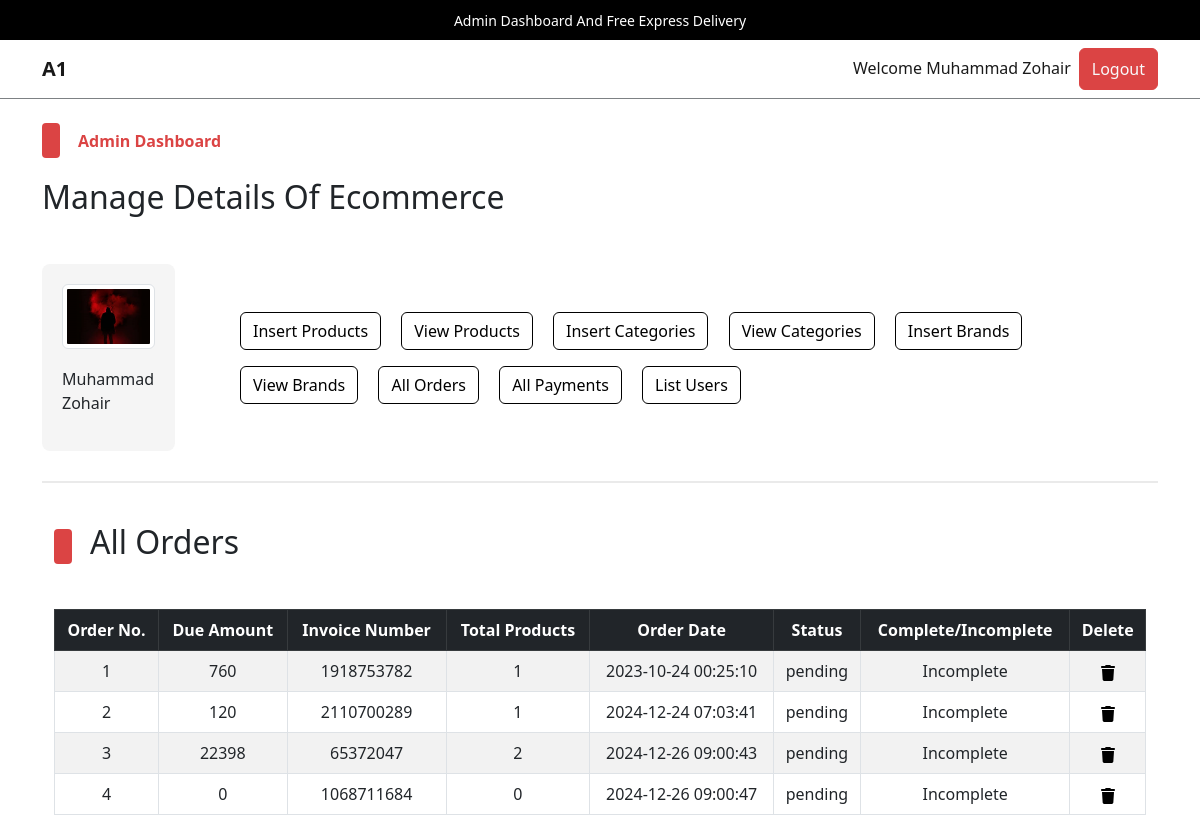
/admin/index.php?list_orders (signed in), run on the app's committed database.
### tables this page shows
CREATE TABLE `admin_table` (
  `admin_id` int(11) NOT NULL,
  `admin_name` varchar(100) NOT NULL,
  `admin_email` varchar(200) NOT NULL,
  `admin_image` varchar(255) NOT NULL,
  `admin_password` varchar(255) NOT NULL
);

CREATE TABLE `user_orders` (
  `order_id` int(11) NOT NULL,
  `user_id` int(11) NOT NULL,
  `amount_due` int(255) NOT NULL,
  `invoice_number` int(255) NOT NULL,
  `total_products` int(255) NOT NULL,
  `order_date` timestamp NOT NULL DEFAULT current_timestamp() ON UPDATE current_timestamp(),
  `order_status` varchar(255) NOT NULL
);

### admin/list_orders.php (the view, shortened to what this page needs)
<!DOCTYPE html>
<html lang="en">
<head>
</head>
<body>
    <div class="container">
        <div class="categ-header">
            <div class="sub-title">
                <span class="shape"></span>
                <h2>All Orders</h2>
            </div>
        </div>
        <div class="table-data">
            <table class="table table-bordered table-hover table-striped text-center">
                <thead class="table-dark">
                    <?php
                    $get_order_query = "SELECT * FROM `user_orders`";
                    $get_order_result = mysqli_query($con, $get_order_query);
                    $row_count = mysqli_num_rows($get_order_result);
                    if($row_count!=0){
                        echo "
                        <tr>
                        <th>Order No.</th>
                        <th>Due Amount</th>
                        <th>Invoice Number</th>
                        <th>Total Products</th>
                        <th>Order Date</th>
                        <th>Status</th>
                        <th>Complete/Incomplete</th>
                        <th>Delete</th>
                    </tr>
                    ";
                    }
                    ?>
                </thead>
                <tbody>
                    <?php
                    if ($row_count == 0) {
                        echo "<h2 class='text-center text-light p-2 bg-dark'>No orders yet</h2>";
                    } else {
                        $id_number = 1;
                        while ($row_fetch_orders = mysqli_fetch_array($get_order_result)) {
                            $order_id = $row_fetch_orders['order_id'];
                            $amount_due = $row_fetch_orders['amount_due'];
                            $invoice_number = $row_fetch_orders['invoice_number'];
                            $total_products = $row_fetch_orders['total_products'];
                            $order_date = $row_fetch_orders['order_date'];
                            $order_status = $row_fetch_orders['order_status'];
                            $order_complete = $row_fetch_orders['order_status'] == 'paid'? 'Complete' : 'Incomplete';
                            echo "
                            <tr>
                            <td>$id_number</td>
                            <td>$amount_due</td>
                            <td>$invoice_number</td>
                            <td>$total_products</td>
                            <td>$order_date</td>
                            <td>$order_status</td>
                            <td>$order_complete</td>
                            <td>
                                <a href='index.php?delete_order=$order_id' data-bs-toggle='modal' data-bs-target='#deleteModal_$order_id'>
                                </a>
                                <div class='modal fade' id='deleteModal_$order_id' tabindex='-1' aria-labelledby='deleteModal_$order_id.Label' aria-hidden='true'>
                                                            <a class='text-light' href='index.php?delete_order=$order_id'>
                                                                Delete Order No. <strong>$id_number</strong>
                                                            </a>
                                </div>
                            </td>
                        </tr>
                            ";
                            $id_number++;
                        }
                    }
                    ?>
                </tbody>
            </table>
        </div>
    </div>
</body>
</html>

### admin/index.php (shortened to what this page needs)
<?php
    include('../functions/common_functions.php');
    if(isset($_SESSION['admin_username'])){
        $admin_name = $_SESSION['admin_username'];
        $get_admin_data = "SELECT * FROM `admin_table` WHERE admin_name = '$admin_name'";
        $get_admin_result = mysqli_query($con,$get_admin_data);
        $row_fetch_admin_data = mysqli_fetch_array($get_admin_result);
        $admin_name = $row_fetch_admin_data['admin_name'];
        $admin_image = $row_fetch_admin_data['admin_image'];
    }else{
        echo "<script>window.open('./admin_login.php','_self');</script>";
    }
?>
<!DOCTYPE html>
<html lang="en">
<head>
    <link rel="stylesheet" href="../assets/css/bootstrap.css" />
    <link rel="stylesheet" href="../assets/css/main.css" />
</head>
<body>
    <div class="upper-nav primary-bg p-2 px-3 text-center text-break">
        <span>Admin Dashboard And Free Express Delivery</span>
    </div>
    <nav class="navbar navbar-expand-lg navbar-light bg-light">
        <div class="container">
            <a class="navbar-brand fw-bold" href="index.php">A1</a>
            <div class="collapse navbar-collapse" id="navbarSupportedContentad">
                <ul class="navbar-nav ms-auto mb-2 mb-lg-0">
                    <li class="nav-item">
                        <a class="nav-link active" aria-current="page" href="#">Welcome <?php echo $admin_name;?></a>
                    </li>
                    <li class="nav-item">
                    <button class="btn btn-primary p-0 px-1">
                            <a href="./admin_logout.php" class="nav-link text-light">Logout</a>
                        </button>
                    </li>
                </ul>
            </div>
        </div>
    </nav>
    <div class="control">
        <div class="container pt-4 pb-0">
            <div class="categ-header">
                <div class="sub-title">
                    <span class="shape"></span>
                    <span class="title">Admin Dashboard</span>
                </div>
                <h2>Manage Details Of Ecommerce</h2>
            </div>
            <div class="row align-items-center">
                <div class="col-md-2">
                    <div class="admin-image">
                        <a href="./index.php"><img src="./admin_images/<?php echo $admin_image;?>" class="img-thumbnail" alt="Admin Photo"></a>
                        <p><?php echo $admin_name;?></p>
                    </div>
                </div>
                <div class="col-md-10">
                    <div class="buttons">
                        <button class="btn btn-outline-primary m-2">
                            <a href="./insert_product.php" class="nav-link">Insert Products</a>
                        </button>
                        <button class="btn btn-outline-primary m-2">
                            <a href="index.php?view_products" class="nav-link">View Products</a>
                        </button>
                        <button class="btn btn-outline-primary m-2">
                            <a href="index.php?insert_category" class="nav-link">Insert Categories</a>
                        </button>
                        <button class="btn btn-outline-primary m-2">
                            <a href="index.php?view_categories" class="nav-link">View Categories</a>
                        </button>
                        <button class="btn btn-outline-primary m-2">
                            <a href="index.php?insert_brand" class="nav-link">Insert Brands</a>
                        </button>
                        <button class="btn btn-outline-primary m-2">
                            <a href="index.php?view_brands" class="nav-link">View Brands</a>
                        </button>
                        <button class="btn btn-outline-primary m-2">
                            <a href="index.php?list_orders" class="nav-link">All Orders</a>
                        </button>
                        <button class="btn btn-outline-primary m-2">
                            <a href="index.php?list_payments" class="nav-link">All Payments</a>
                        </button>
                        <button class="btn btn-outline-primary m-2">
                            <a href="index.php?list_users" class="nav-link">List Users</a>
                        </button>
                    </div>
                </div>
            </div>
        </div>
    </div>
    <div class="container">
        <div class="divider"></div>
    </div>
    <div class="change-page">
        <div class="container">
            <?php
            if(isset($_GET['list_orders'])){
                include('./list_orders.php');
            }
            ?>
        </div>
    </div>
</body>
</html>

### assets/css/main.css (style rules this page uses)
* { -webkit-box-sizing: border-box; -moz-box-sizing: border-box; box-sizing: border-box; margin: 0; padding: 0; }
html { scroll-behavior: smooth; }
a { text-decoration: none; color: #000000; cursor: pointer; }
button, input[type="submit"] { cursor: pointer; }
ul { list-style: none; }
.primary-bg { background-color: #000; }
.divider { background-color: #eaeaea; height: 1.5px; width: 100%; margin-top: 30px; margin-bottom: 40px; }
.container .categ-header { display: flex; flex-direction: column; gap: 20px; margin-bottom: 40px; }
.container .categ-header .sub-title { display: flex; flex-direction: row; gap: 18px; align-items: center; }
.container .categ-header .sub-title span:nth-of-type(1) { width: 18px; height: 35px; background-color: #DB4444; border-radius: 4px; -webkit-border-radius: 4px; -moz-border-radius: 4px; -ms-border-radius: 4px; -o-border-radius: 4px; }
.shape { display: inline-block; width: 18px; height: 35px; background-color: #DB4444; border-radius: 4px; -webkit-border-radius: 4px; -moz-border-radius: 4px; -ms-border-radius: 4px; -o-border-radius: 4px; }
.container .categ-header .sub-title span:nth-of-type(2) { color: #DB4444; font-weight: bold; }
.upper-nav span { color: #ffffff; font-size: 14px; }
.bg-light { background-color: #ffffff !important; border-bottom: 1px solid #7D8184; }
.control .container .row .admin-image { width: 80%; background-color: #F5F5F5; padding: 20px; display: flex; flex-direction: column; gap:18px; align-items: center; border-radius: 8px; -webkit-border-radius: 8px; -moz-border-radius: 8px; -ms-border-radius: 8px; -o-border-radius: 8px; }
.control .container .row .admin-image img { width: 100%; }
.control .container .row .buttons a.nav-link { transition: 0s; -webkit-transition: 0s; -moz-transition: 0s; -ms-transition: 0s; -o-transition: 0s; }
td { vertical-align: middle; }

### data on the page
admin_table: admin_name "Muhammad Zohair", admin_image (picture)
user_orders: amount_due "760", invoice_number "1918753782", total_products "1", order_date "2023-10-24 00:25:10", order_status "pending", order_status "Incomplete"
user_orders: amount_due "120", invoice_number "2110700289", total_products "1", order_date "2024-12-24 07:03:41", order_status "pending", order_status "Incomplete"
user_orders: amount_due "22398", invoice_number "65372047", total_products "2", order_date "2024-12-26 09:00:43", order_status "pending", order_status "Incomplete"
user_orders: amount_due "0", invoice_number "1068711684", total_products "0", order_date "2024-12-26 09:00:47", order_status "pending", order_status "Incomplete"
